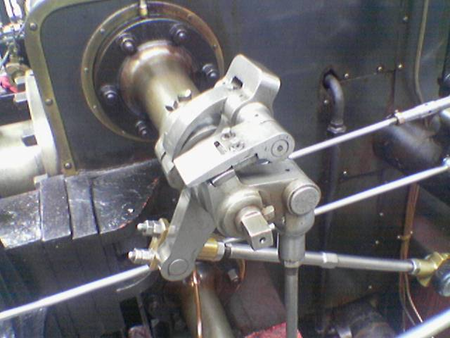
//> input picture 05Karmeliuk/img.png, 450 x 338 px
$ ./main   (built with g++ and OpenCV 4)
//> lines starting //> are read from the running program, lines starting //| are printed output that depends on the picture; after the words box and inside, x2 and y2 are one past the last pixel; in counts of white or black regions, pixels touching at a corner belong together
#include <opencv2/highgui.hpp>
#include<opencv2/opencv.hpp>
#include <opencv2/core/utility.hpp>
#include <iostream>

using namespace cv;

double *convolution(const Mat &in_image, double **mask, int ksize, double koef, Mat &out_image) {
    int middleK = ksize / 2;
    double average = 0;
    double *non_rounded = new double[in_image.rows * in_image.cols]{0};
    for (int i = middleK; i < in_image.rows - middleK; ++i) {
        for (int j = middleK; j < in_image.cols - middleK; ++j) {
            for (int k = 0; k < ksize; ++k) {
                for (int l = 0; l < ksize; ++l) {
                    average += in_image.at<uchar>(i + k - middleK, j + l - middleK) * mask[k][l] * koef;
                }
            }
            non_rounded[i * in_image.cols + j] = average;
            average = abs(average);
            if (average > 255)
                average = 255;
            out_image.at<uchar>(i, j) = cvRound(average);
            average = 0;
        }
    }
    return non_rounded;
};

double calculateMask(const int ksize, double **mask, double sigma) {
    double sum;
    int center = ksize / 2;
    double sigmaPow = sigma * sigma;
    for (int i = -center; i <= center; ++i) {
        for (int j = -center; j <= center; ++j) {
            mask[i + center][j + center] =
                    1. / (2 * M_PI * sigmaPow)
                    * exp(-((i * i + j * j) / (2 * sigmaPow)));
            sum += mask[i + center][j + center];
        }
    }
    return sum;
}

void Gaussian(const Mat &in_image, Mat &out_image, int ksize, double sigma) {
    double **mask;
    mask = new double *[ksize];
    for (int i = 0; i < ksize; ++i) {
        mask[i] = new double[ksize];
    }
    double sum = calculateMask(ksize, mask, sigma);

    convolution(in_image, mask, ksize, 1. / sum, out_image);
}

void SobelOperator(const Mat &in_image, Mat &out_image, double **gradPath) {
    double **Gx = new double *[3];
    Gx[0] = new double[3]{-1, 0, 1};
    Gx[1] = new double[3]{-2, 0, 2};
    Gx[2] = new double[3]{-1, 0, 1};


    double **Gy = new double *[3];
    Gy[0] = new double[3]{-1, -2, -1};
    Gy[1] = new double[3]{0, 0, 0};
    Gy[2] = new double[3]{1, 2, 1};
    double k = 1. / 2.;

    Mat outGx(in_image.clone());
    Mat outGy(in_image.clone());

    double *convX = convolution(in_image, Gx, 3, k, outGx);
//    imshow("Gx image", outGx);
    double *convY = convolution(in_image, Gy, 3, k, outGy);
//    imshow("Gy image", outGy);

    for (int i = 0; i < in_image.rows; ++i) {
        for (int j = 0; j < in_image.cols; ++j) {
            out_image.at<uchar>(i, j) = cvRound(
                    sqrt(
                            outGx.at<uchar>(i, j) * outGx.at<uchar>(i, j) +
                            outGy.at<uchar>(i, j) * outGy.at<uchar>(i, j)
                    )
            );
            gradPath[i][j] = atan2(convY[i * in_image.cols + j], convX[i * in_image.cols + j]);
        }
    }
}

void suppression(const Mat &in_image, Mat &out_image, double **gradPath) {
    double angle;
    uchar value;
    uchar value1, value2;
    for (int x = 1; x < in_image.rows - 1; x++) {
        for (int y = 1; y < in_image.cols - 1; y++) {
            angle = gradPath[x][y] * 180 / M_PI;
            if (angle < 0) {
                angle += 180;
            }
            value = in_image.at<uchar>(x, y);
            if (angle < 22.5 || angle >= 157.5) {
                value1 = in_image.at<uchar>(x, y + 1);
                value2 = in_image.at<uchar>(x, y - 1);
            } else if (angle >= 22.5 && angle < 67.5) {
                value1 = in_image.at<uchar>(x + 1, y - 1);
                value2 = in_image.at<uchar>(x - 1, y + 1);
            } else if (angle >= 67.5 && angle < 112.5) {
                value1 = in_image.at<uchar>(x + 1, y);
                value2 = in_image.at<uchar>(x - 1, y);
            } else if (angle >= 112.5 && angle < 157.5) {
                value1 = in_image.at<uchar>(x - 1, y - 1);
                value2 = in_image.at<uchar>(x + 1, y + 1);
            }

            if (value >= value1 && value >= value2) {
                out_image.at<uchar>(x, y) = value;
            } else {
                out_image.at<uchar>(x, y) = 0;
            }

        }
    }
}

void threshold(const Mat &in_image, Mat &out_image, double lowThreshold, double highThreshold) {
    uchar value;
    for (int i = 0; i < in_image.rows; ++i) {
        for (int j = 0; j < in_image.cols; ++j) {
            value = in_image.at<uchar>(i, j);
            if (value < lowThreshold) {
                out_image.at<uchar>(i, j) = 0;
            } else if (value > highThreshold) {
                out_image.at<uchar>(i, j) = 255;
            } else {
                out_image.at<uchar>(i, j) = 90;
            }

        }
    }
}

void hysteresis(const Mat &in_image, Mat &out_image) {
    uchar value;
    for (int i = 1; i < in_image.rows - 1; ++i) {
        for (int j = 1; j < in_image.cols - 1; ++j) {
            value = in_image.at<uchar>(i, j);
            if (value == 90) {
                if (in_image.at<uchar>(i - 1, j - 1) == 255 || in_image.at<uchar>(i, j - 1) == 255 ||
                    in_image.at<uchar>(i + 1, j - 1) == 255 ||
                    in_image.at<uchar>(i - 1, j) == 255 || in_image.at<uchar>(i + 1, j) == 255 ||
                    in_image.at<uchar>(i - 1, j + 1) == 255 ||
                    in_image.at<uchar>(i, j + 1) == 255 || in_image.at<uchar>(i + 1, j + 1) == 255) {
                    out_image.at<uchar>(i, j) = 255;
                } else {
                    out_image.at<uchar>(i, j) = 0;
                }
            }
        }
    }
}

int main() {
    Mat img = imread("../img.png", IMREAD_GRAYSCALE);
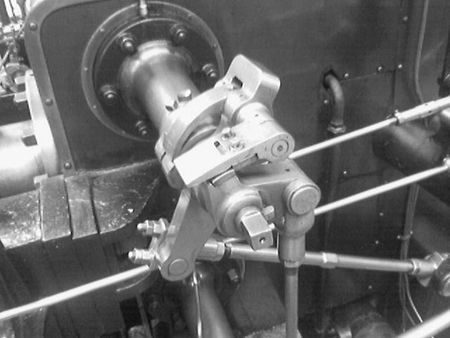
//> img: 338 rows x 450 cols, CV_8UC1; min 8, max 255, mean 105.2
//    Mat img = imread("../sebek.jpg", IMREAD_GRAYSCALE);
//    Mat img = imread("../dandelion.jpeg", IMREAD_GRAYSCALE);
//    Mat img = imread("../chair.tif", IMREAD_GRAYSCALE);
    Mat filteredIMG(img.clone());


    double **gradPath = new double *[img.rows];
    for (int i = 0; i < img.rows; i++) {
        gradPath[i] = new double[img.cols]{0};
    }

    if (img.data == nullptr) {
        std::cout << "Could not open or find the image" << std::endl;
        return -1;
    }

    Gaussian(img, filteredIMG, 5, 1.1);
//> after the loop in convolution, `for (int i = middleK; i < in_image.rows - middleK; ++i)`: average = 0

    Mat gradientIMG(filteredIMG.clone());
    SobelOperator(filteredIMG, gradientIMG, gradPath);
//> call 3 of convolution, with ksize = 3, koef = 0.5
//> after the loop in convolution (call 3), `for (int i = middleK; i < in_image.rows - middleK; ++i)`:
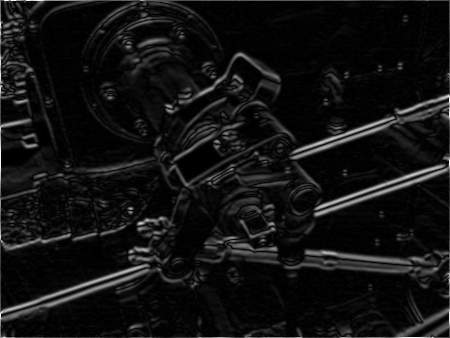
//> out_image: 338 rows x 450 cols, CV_8UC1; min 0, max 254, mean 17.8
//> after the loop in SobelOperator, `for (int i = 0; i < in_image.rows; ++i)`:
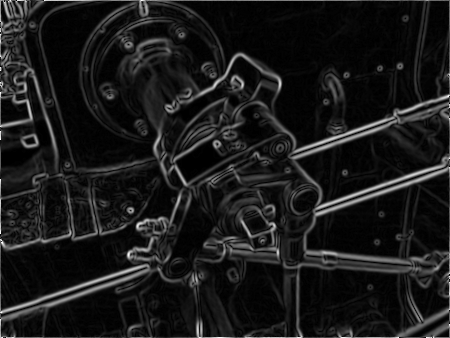
//> out_image: 338 rows x 450 cols, CV_8UC1; min 0, max 255, mean 25.6

    Mat suppressedIMG(gradientIMG.clone());
    suppression(gradientIMG, suppressedIMG, gradPath);
//> the loop in suppression, `for (int x = 1; x < in_image.rows - 1; x++)` made 336 passes
//> (angle, value, value1, value2) on passes 1 to 3: (105.9, 7, 4, 100), (63.43, 4, 8, 100), (168.7, 5, 106, 8)
//> after the loop in suppression, `for (int x = 1; x < in_image.rows - 1; x++)`:
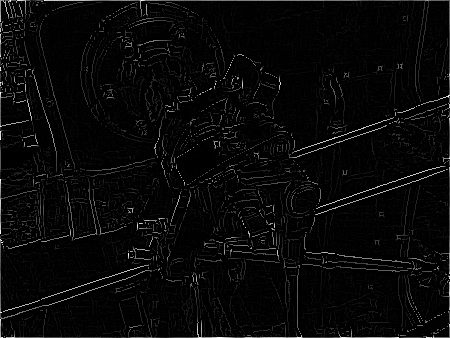
//> out_image: 338 rows x 450 cols, CV_8UC1; min 0, max 255, mean 8
//> after the loop in suppression, `for (int x = 1; x < in_image.rows - 1; x++)`: angle = 135; value = 3; value1 = 2; value2 = 115

    Mat thresholdedIMG(gradientIMG.clone());
    threshold(suppressedIMG, thresholdedIMG, 5, 15);
//> the loop in threshold, `for (int i = 0; i < in_image.rows; ++i)` made 338 passes
//> value on passes 1 to 3: 96, 100, 103
//> after the loop in threshold, `for (int i = 0; i < in_image.rows; ++i)`:
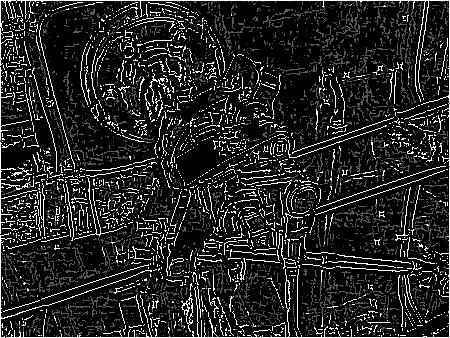
//> out_image: 338 rows x 450 cols, CV_8UC1; min 0, max 255, mean 35.3

    Mat HysteresisIMG(thresholdedIMG.clone());
    hysteresis(thresholdedIMG, HysteresisIMG);
//> the loop in hysteresis, `for (int i = 1; i < in_image.rows - 1; ++i)` made 336 passes
//> value on passes 1 to 3: 0, 0, 0
//> after the loop in hysteresis, `for (int i = 1; i < in_image.rows - 1; ++i)`:
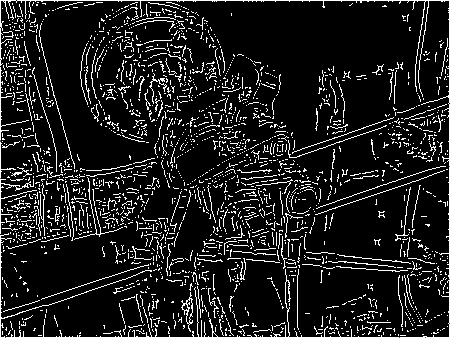
//> out_image: 338 rows x 450 cols, CV_8UC1; 8.65% of pixels changed, all inside (x1, y1, x2, y2) = (1, 1, 449, 337)
//> after the loop in hysteresis, `for (int i = 1; i < in_image.rows - 1; ++i)`: value = 0

    imshow("Original image", img);
    imshow("Filtered image", filteredIMG);
    imshow("Gradient image", gradientIMG);
    imshow("Suppressed image", suppressedIMG);
    imshow("Threshold image", thresholdedIMG);
    imshow("Hysteresis image", HysteresisIMG);

    Mat CVCanny(img.clone());
    cv::GaussianBlur(CVCanny, CVCanny, Size (5,5), 1.5);
    Canny(img, CVCanny, 30, 70, 3);
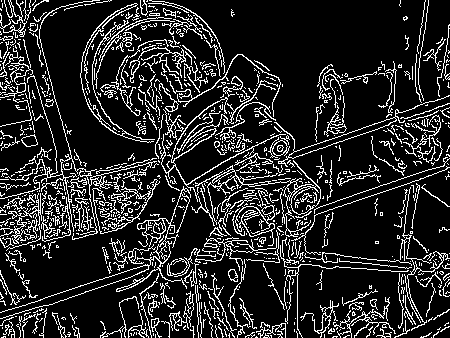
//> CVCanny: 338 rows x 450 cols, CV_8UC1; 15.8% white in thin lines or dots
    imshow("CV Canny image", CVCanny);
    waitKey(0);
//    std::cin.get();
    return 0;
}

$ run again, with 05Karmeliuk/dandelion.jpeg saved as 05Karmeliuk/img.png
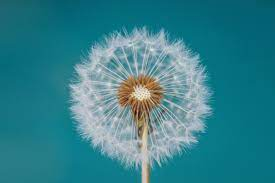
//> input picture 05Karmeliuk/dandelion.jpeg, 275 x 183 px
//> after the loop in convolution, `for (int i = middleK; i < in_image.rows - middleK; ++i)`: average = 0
//> the loop in suppression, `for (int x = 1; x < in_image.rows - 1; x++)` made 181 passes
//> (angle, value, value1, value2) on passes 1 to 3: (0, 0, 93, 0), (71.57, 2, 2, 0), (116.6, 2, 2, 93)
//> after the loop in suppression, `for (int x = 1; x < in_image.rows - 1; x++)`: value1 = 115; value2 = 2
//> the loop in threshold, `for (int i = 0; i < in_image.rows; ++i)` made 183 passes
//> value on passes 1 to 3: 92, 93, 92
//> after the loop in threshold, `for (int i = 0; i < in_image.rows; ++i)`: value = 115
//> after the loop in hysteresis, `for (int i = 1; i < in_image.rows - 1; ++i)`:
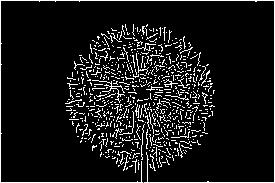
//> out_image: 183 rows x 275 cols, CV_8UC1; min 0, max 255, mean 23.8
//> after the loop in hysteresis, `for (int i = 1; i < in_image.rows - 1; ++i)`: value = 0
//> `Canny(img, CVCanny, 30, 70, 3);`:
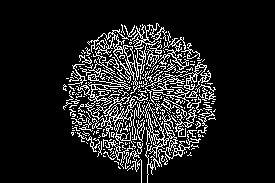
//> CVCanny: 183 rows x 275 cols, CV_8UC1; 12.4% white in thin lines or dots, all inside (x1, y1, x2, y2) = (63, 23, 216, 183)
